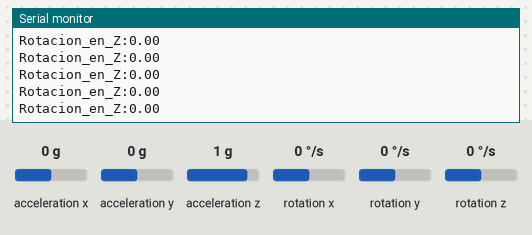
Recording of a sketch running on a simulated Arduino Uno, built with avr-gcc and run on an emulated ATmega328P. Parts: the last lines printed to the serial monitor. Inputs (shaded band) come from the test bench; at power-on: acceleration x 0 g, acceleration y 0 g, acceleration z 1 g, rotation z 0 °/s, rotation x 0 °/s, rotation y 0 °/s.

Above: at 1.2 s.
1.3 s: acceleration x set to -1.4 g
At 1.37 s:
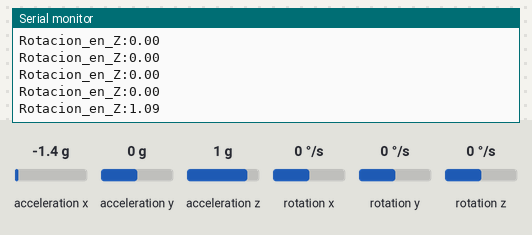
4.3 s: acceleration y set to -1.4 g
At 4.3 s:
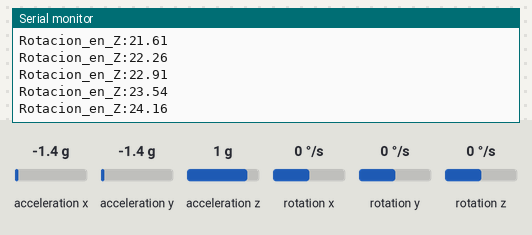
5.8 s: acceleration z set to -1.4 g
At 5.87 s:
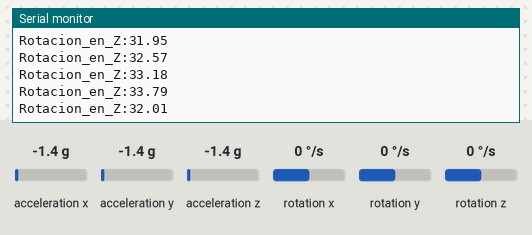
7.3 s: rotation z set to -192 °/s
At 7.34 s:
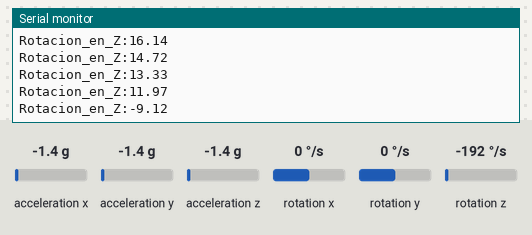
Timing chart, 0 to 9.8 s (numbered marks = the images above; inputs shaded):
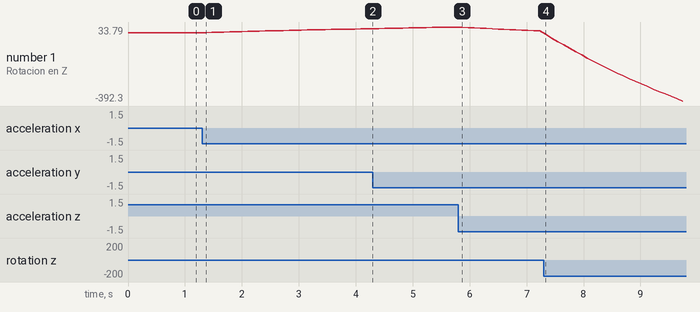

Measured:
- after the input at 1.3 s, the serial monitor: prints a new line after 0.07 s (image 1)
- after the input at 5.8 s, the serial monitor: prints a new line after 0.07 s (image 3)
- after the input at 7.3 s, the serial monitor: prints a new line at once (image 4)
- plotted number 1: 0 → 24.16 after the input at 1.3 s, 24.16 → 33.79 after the input at 4.3 s, 33.79 → 11.97 after the input at 5.8 s, 11.97 → -392.3 after the input at 7.3 s

The sketch:

gyroFiltrado.ino
```cpp
// Librerias I2C para controlar el mpu6050
// la libreria MPU6050.h necesita I2Cdev.h, I2Cdev.h necesita Wire.h
#include "I2Cdev.h"
#include "MPU6050.h"
#include "Wire.h"

// La dirección del MPU6050 puede ser 0x68 o 0x69, dependiendo
// del estado de AD0. Si no se especifica, 0x68 estará implicito
MPU6050 sensor;

// Valores RAW (sin procesar) del acelerometro y giroscopio en los ejes x,y,z
int ax, ay, az;
int gx, gy, gz;

long tiempo_prev;
float dt;
float ang_x, ang_y, ang_z;
float ang_x_prev, ang_y_prev, ang_z_prev;

void setup() {
  Serial.begin(57600);    //Iniciando puerto serial
  Wire.begin();           //Iniciando I2C
  sensor.initialize();    //Iniciando el sensor

  if (sensor.testConnection()) Serial.println("Sensor iniciado correctamente");
  else Serial.println("Error al iniciar el sensor");
}

void loop() {
  // Leer las aceleraciones y velocidades angulares
  sensor.getAcceleration(&ax, &ay, &az);
  sensor.getRotation(&gx, &gy, &gz);

  dt = (millis()-tiempo_prev)/1000.0;
  tiempo_prev=millis();

  //Calcular los ángulos con acelerometro
  //float accel_ang_x=atan(ay/sqrt(pow(ax,2) + pow(az,2)))*(180.0/3.14);
  //float accel_ang_y=atan(-ax/sqrt(pow(ay,2) + pow(az,2)))*(180.0/3.14);
  float accel_ang_z=atan(sqrt(pow(ax,2) + pow(ay,2))/az)*(180.0/3.14);

  //Calcular angulo de rotación con giroscopio y filtro complemento
  //ang_x = 0.98*(ang_x_prev+(gx/131)*dt) + 0.02*accel_ang_x;
  //ang_y = 0.98*(ang_y_prev+(gy/131)*dt) + 0.02*accel_ang_y;
  ang_z = 0.98*(ang_z_prev+(gz/131)*dt) + 0.02*accel_ang_z;


  //ang_x_prev=ang_x;
  //ang_y_prev=ang_y;
  ang_z_prev=ang_z;

  //Mostrar los angulos separadas por un [tab]

  //Serial.print("Rotacion en X:");
  //Serial.print(ang_x);
  //Serial.print("");
  //Serial.print("Rotacion en Y:");
  //Serial.print(ang_y);
  //Serial.print(", ");
  Serial.print("Rotacion_en_Z:");
  Serial.print(ang_z);
  Serial.println(" ");

  delay(100);
}
```
